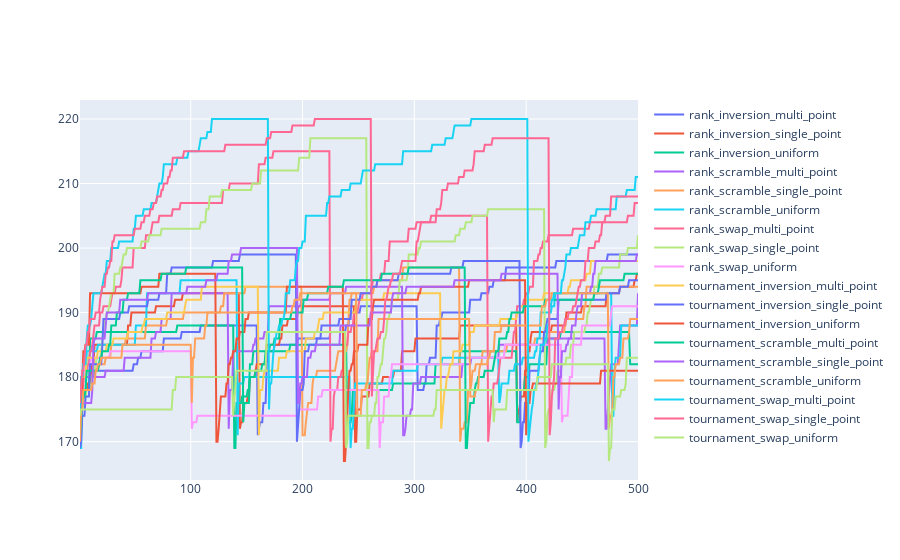

The code cell stored with this chart in its notebook:
### Code cell
# Create traces
fig = go.Figure()

for idx in range(len(list_name_columns)):
    fig.add_trace(go.Scatter(x=df.index, y=df.iloc[:,idx],
                        mode='lines',
                        name=list_name_columns[idx]))


fig.show()

### Figure 1 — Plotly figure (JSON) as saved in the notebook; plotly's stock layout.template omitted (floating-point values rounded to 4 significant figures; data arrays with more than 128 entries replaced by an {"elided": "..."} marker saying what was removed)
{"data": [{"mode": "lines", "name": "rank_inversion_multi_point", "type": "scatter", "x": {"elided": "500 int values"}, "y": {"elided": "500 int values"}}, {"mode": "lines", "name": "rank_inversion_single_point", "type": "scatter", "x": {"elided": "500 int values"}, "y": {"elided": "500 int values"}}, {"mode": "lines", "name": "rank_inversion_uniform", "type": "scatter", "x": {"elided": "500 int values"}, "y": {"elided": "500 int values"}}, {"mode": "lines", "name": "rank_scramble_multi_point", "type": "scatter", "x": {"elided": "500 int values"}, "y": {"elided": "500 int values"}}, {"mode": "lines", "name": "rank_scramble_single_point", "type": "scatter", "x": {"elided": "500 int values"}, "y": {"elided": "500 int values"}}, {"mode": "lines", "name": "rank_scramble_uniform", "type": "scatter", "x": {"elided": "500 int values"}, "y": {"elided": "500 int values"}}, {"mode": "lines", "name": "rank_swap_multi_point", "type": "scatter", "x": {"elided": "500 int values"}, "y": {"elided": "500 int values"}}, {"mode": "lines", "name": "rank_swap_single_point", "type": "scatter", "x": {"elided": "500 int values"}, "y": {"elided": "500 int values"}}, {"mode": "lines", "name": "rank_swap_uniform", "type": "scatter", "x": {"elided": "500 int values"}, "y": {"elided": "500 int values"}}, {"mode": "lines", "name": "tournament_inversion_multi_point", "type": "scatter", "x": {"elided": "500 int values"}, "y": {"elided": "500 int values"}}, {"mode": "lines", "name": "tournament_inversion_single_point", "type": "scatter", "x": {"elided": "500 int values"}, "y": {"elided": "500 int values"}}, {"mode": "lines", "name": "tournament_inversion_uniform", "type": "scatter", "x": {"elided": "500 int values"}, "y": {"elided": "500 int values"}}, {"mode": "lines", "name": "tournament_scramble_multi_point", "type": "scatter", "x": {"elided": "500 int values"}, "y": {"elided": "500 int values"}}, {"mode": "lines", "name": "tournament_scramble_single_point", "type": "scatter", "x": {"elided": "500 int values"}, "y": {"elided": "500 int values"}}, {"mode": "lines", "name": "tournament_scramble_uniform", "type": "scatter", "x": {"elided": "500 int values"}, "y": {"elided": "500 int values"}}, {"mode": "lines", "name": "tournament_swap_multi_point", "type": "scatter", "x": {"elided": "500 int values"}, "y": {"elided": "500 int values"}}, {"mode": "lines", "name": "tournament_swap_single_point", "type": "scatter", "x": {"elided": "500 int values"}, "y": {"elided": "500 int values"}}, {"mode": "lines", "name": "tournament_swap_uniform", "type": "scatter", "x": {"elided": "500 int values"}, "y": {"elided": "500 int values"}}], "layout": {}}
